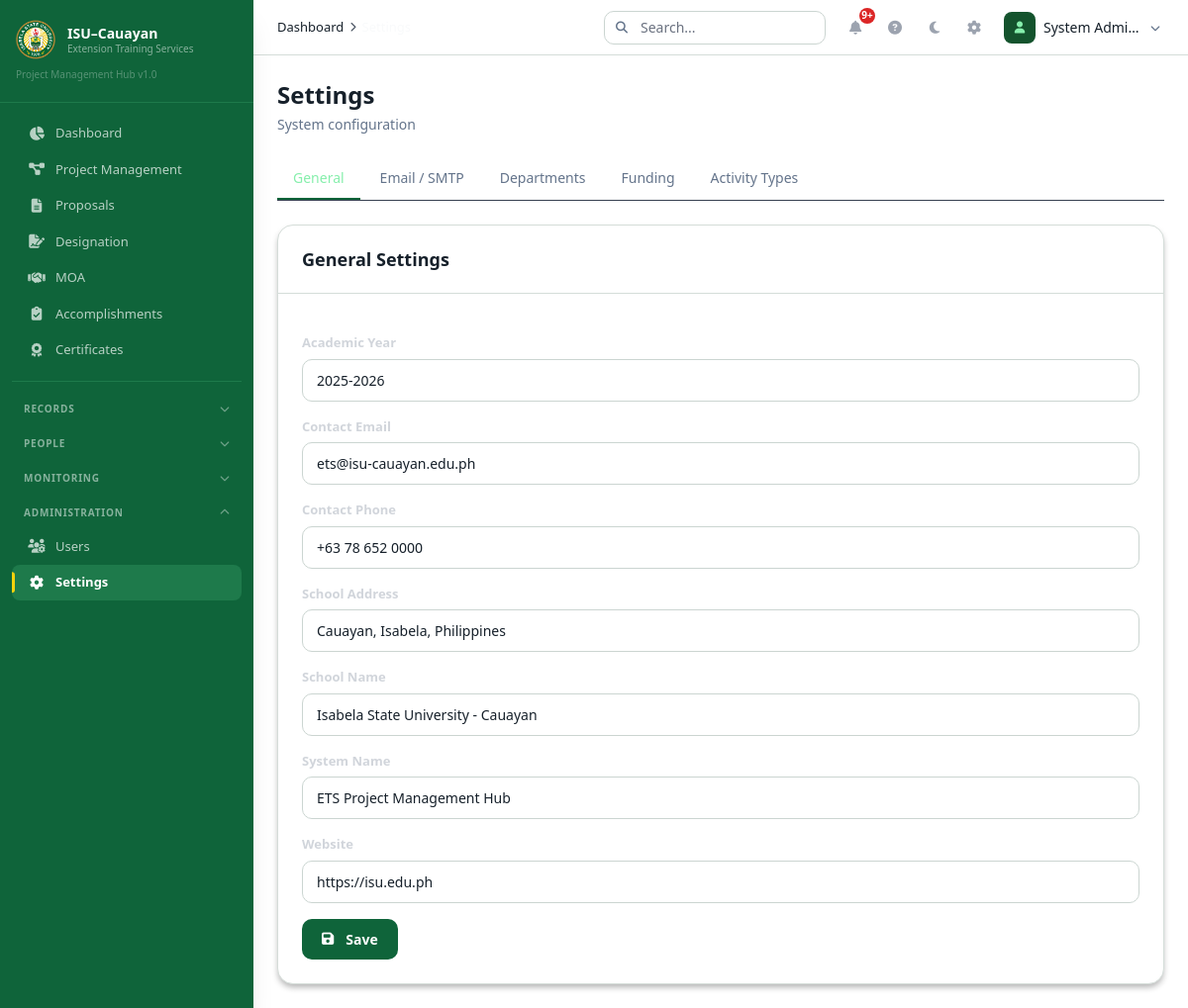
Screenshot of /index.php?module=settings (signed in) with the database file from the repository.
### tables this page shows
CREATE TABLE `settings` (
  `id` int(11) NOT NULL,
  `setting_key` varchar(100) NOT NULL,
  `setting_value` text DEFAULT NULL,
  `setting_group` varchar(50) NOT NULL DEFAULT 'general',
  `created_at` datetime NOT NULL DEFAULT current_timestamp(),
  `updated_at` datetime NOT NULL DEFAULT current_timestamp() ON UPDATE current_timestamp()
);

### controllers/Controllers.php (called while the page is built, shortened)
<?php
require_once __DIR__ . '/../config/helpers.php';
class SettingController {
    public function index() {
        $settings = db()->query("SELECT * FROM settings ORDER BY setting_group, setting_key")->fetchAll();
        require_once __DIR__ . '/../layouts/header.php';
        require_once __DIR__ . '/../views/settings/index.php';
        require_once __DIR__ . '/../layouts/footer.php';
    }
}

### config/Database.php (called while the page is built, shortened)
<?php
class Database {
    private static $instance = null;
    private $conn;
    private function __construct() {
        try {
            $dsn = "mysql:host=" . DB_HOST . ";dbname=" . DB_NAME . ";charset=" . DB_CHARSET;
            $this->conn = new PDO($dsn, DB_USER, DB_PASS, [
                PDO::ATTR_ERRMODE => PDO::ERRMODE_EXCEPTION,
                PDO::ATTR_DEFAULT_FETCH_MODE => PDO::FETCH_ASSOC,
                PDO::ATTR_EMULATE_PREPARES => false,
            ]);
        } catch (PDOException $e) {
            die("Database connection failed: " . $e->getMessage());
        }
    }
    public static function getInstance() {
        if (self::$instance === null) self::$instance = new self();
        return self::$instance;
    }
    public function getConnection() { return $this->conn; }
}

### config/helpers.php (called while the page is built, shortened)
<?php
require_once __DIR__ . '/Database.php';
function db() { return Database::getInstance()->getConnection(); }
function e($str) { return htmlspecialchars($str ?? '', ENT_QUOTES, 'UTF-8'); }

### views/settings/index.php (the view, shortened to what this page needs)
<?php
$settings = $settings ?? [];
?>
<div class="mb-6"><h1 class="text-2xl font-bold text-[#F9FAFB]">Settings</h1><p class="text-[#9CA3AF] text-sm mt-1">System configuration</p></div>
<div class="mb-6 border-b border-[#374151]"><nav class="flex gap-1 overflow-x-auto">
    <button onclick="showSettingsTab('general', this)" class="settings-tab active px-4 py-2.5 text-sm font-medium border-b-2 border-[#0F643A] text-[#86EFAC]">General</button>
    <button onclick="showSettingsTab('mail', this)" class="settings-tab whitespace-nowrap px-4 py-2.5 text-sm font-medium border-b-2 border-transparent text-[#9CA3AF] hover:text-[#F9FAFB]">Email / SMTP</button>
    <button onclick="showSettingsTab('departments', this)" class="settings-tab px-4 py-2.5 text-sm font-medium border-b-2 border-transparent text-[#9CA3AF] hover:text-[#F9FAFB]">Departments</button>
    <button onclick="showSettingsTab('funding', this)" class="settings-tab px-4 py-2.5 text-sm font-medium border-b-2 border-transparent text-[#9CA3AF] hover:text-[#F9FAFB]">Funding</button>
    <button onclick="showSettingsTab('activities', this)" class="settings-tab whitespace-nowrap px-4 py-2.5 text-sm font-medium border-b-2 border-transparent text-[#9CA3AF] hover:text-[#F9FAFB]">Activity Types</button>
</nav></div>
<div id="settings-general" class="settings-content">
    <div class="card"><div class="card-header"><h3 class="text-lg font-semibold text-[#F9FAFB]">General Settings</h3></div><div class="card-body">
        <form id="generalForm" class="space-y-4">
            <?php foreach($settings as $s): if($s['setting_group']==='general' && !str_starts_with($s['setting_key'], 'mail_')): ?><div><label class="form-label"><?= e(ucwords(str_replace('_',' ',$s['setting_key']))) ?></label><input type="text" name="<?= e($s['setting_key']) ?>" value="<?= e($s['setting_value']) ?>" class="form-input"></div><?php endif; endforeach; ?>
            <button type="submit" class="btn-primary"><i class="fas fa-save mr-1"></i> Save</button>
        </form>
    </div></div>
</div>

### assets/css/app.css (style rules this page uses)
:root { --primary: #0F643A; --primary-hover: #1E7A4B; --primary-light: #14532D; --secondary: #F5D20C; --secondary-dark: #C4972C; --bg: #111827; --surface: #1F2937; --surface-alt: #243142; --border: #374151; --hover: #324152; --text: #F9FAFB; --text-secondary: #9CA3AF; --text-muted: #6B7280; --sidebar-bg: #0F643A; --sidebar-hover: #267C50; --sidebar-active: #1E7A4B; --success: #14532D; --success-text: #86EFAC; --warning: #78350F; --warning-text: #FCD34D; --danger: #7F1D1D; --danger-text: #FCA5A5; --info: #1E3A8A; --info-text: #BFDBFE; }
.btn-primary { background: #0F643A; color: #FFF; padding: 10px 20px; border-radius: 10px; font-weight: 600; font-size: 14px; transition: all 0.15s ease; border: none; cursor: pointer; display: inline-flex; align-items: center; gap: 8px; }
.card { background: #1F2937; border: 1px solid #374151; border-radius: 16px; overflow: hidden; box-shadow: 0 4px 6px -1px rgba(0,0,0,0.3); }
.card-header { padding: 20px 24px; border-bottom: 1px solid #374151; }
.card-body { padding: 24px; }
.form-input { background: #111827; border: 1px solid #374151; border-radius: 10px; color: #F9FAFB; padding: 10px 14px; font-size: 14px; width: 100%; transition: all 0.15s ease; }
.form-input::placeholder { color: #6B7280; }
.form-label { display: block; font-size: 13px; font-weight: 600; color: #D1D5DB; margin-bottom: 6px; }
[data-theme="light"] body { background:#f4f7f6!important;color:#16202a!important }
[data-theme="light"] .data-table-container,[data-theme="light"] .filter-bar,[data-theme="light"] .card,[data-theme="light"] .stat-card,[data-theme="light"] .sketch-board { background:#fff!important;border-color:#d5ddd9!important;color:#16202a }
[data-theme="light"] .filter-input,[data-theme="light"] .filter-select,[data-theme="light"] .form-input,[data-theme="light"] .form-select { background:#fff!important;color:#16202a!important;border-color:#cbd5d1!important }
[data-theme="light"] .card-header { border-color:#d5ddd9!important;color:#16202a!important }
[data-theme="light"] [class*="bg-[#111827]"],[data-theme="light"] [class*="bg-[#1F2937]"] { background:#fff!important }
[data-theme="light"] [class*="text-[#F9FAFB]"],[data-theme="light"] [class*="text-[#D1D5DB]"] { color:#16202a!important }
[data-theme="light"] [class*="text-[#9CA3AF]"],[data-theme="light"] [class*="text-[#6B7280]"] { color:#64748b!important }

### rows the page displays
settings: setting_key "Academic Year", setting_value "2025-2026"
settings: setting_key "Contact Email", setting_value "ets@isu-cauayan.edu.ph"
settings: setting_key "Contact Phone", setting_value "+63 78 652 0000"
settings: setting_key "School Address", setting_value "Cauayan, Isabela, Philippines"
settings: setting_key "School Name", setting_value "Isabela State University - Cauayan"
settings: setting_key "System Name", system_name "ETS Project Management Hub"
settings: setting_key "Website", setting_value "https://isu.edu.ph"

### other values shown
$item['label'] "Dashboard"
$item['label'] "Project Management"
$item['label'] "Proposals"
$item['label'] "Designation"
$item['label'] "MOA"
$item['label'] "Accomplishments"
$item['label'] "Certificates"
$group['label'] "RECORDS"
$group['label'] "PEOPLE"
$group['label'] "MONITORING"
$group['label'] "ADMINISTRATION"
$item['label'] "Users"
$item['label'] "Settings"
$crumb['label'] "Dashboard"
$user['name'] ?: $user['username'] "System Admi…"
